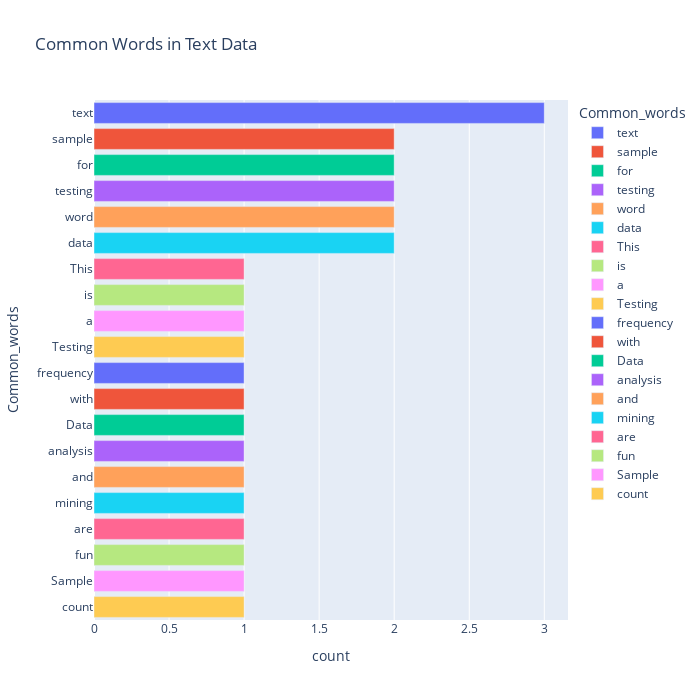

The notebook cell saved with this chart:
### Code cell
df1['temp_list'] = df1['Clean_Text'].apply(lambda x: str(x).split())
top_words = Counter([item for sublist in df1['temp_list'] for item in sublist])
top_words_df = pd.DataFrame(top_words.most_common(20), columns=['Common_words', 'count'])

fig = px.bar(top_words_df,
            x="count",
            y="Common_words",
            title='Common Words in Text Data',
            orientation='h',
            width=700,
            height=700,
            color='Common_words')

fig.show()

### Figure 1 — Plotly figure (JSON) as saved in the notebook; plotly's stock layout.template omitted (floating-point values rounded to 4 significant figures)
{"data": [{"hovertemplate": "Common_words=%{y}<br>count=%{x}<extra></extra>", "legendgroup": "text", "marker": {"color": "#636efa", "pattern": {"shape": ""}}, "name": "text", "orientation": "h", "showlegend": true, "textposition": "auto", "type": "bar", "x": [3], "xaxis": "x", "y": ["text"], "yaxis": "y"}, {"hovertemplate": "Common_words=%{y}<br>count=%{x}<extra></extra>", "legendgroup": "sample", "marker": {"color": "#EF553B", "pattern": {"shape": ""}}, "name": "sample", "orientation": "h", "showlegend": true, "textposition": "auto", "type": "bar", "x": [2], "xaxis": "x", "y": ["sample"], "yaxis": "y"}, {"hovertemplate": "Common_words=%{y}<br>count=%{x}<extra></extra>", "legendgroup": "for", "marker": {"color": "#00cc96", "pattern": {"shape": ""}}, "name": "for", "orientation": "h", "showlegend": true, "textposition": "auto", "type": "bar", "x": [2], "xaxis": "x", "y": ["for"], "yaxis": "y"}, {"hovertemplate": "Common_words=%{y}<br>count=%{x}<extra></extra>", "legendgroup": "testing", "marker": {"color": "#ab63fa", "pattern": {"shape": ""}}, "name": "testing", "orientation": "h", "showlegend": true, "textposition": "auto", "type": "bar", "x": [2], "xaxis": "x", "y": ["testing"], "yaxis": "y"}, {"hovertemplate": "Common_words=%{y}<br>count=%{x}<extra></extra>", "legendgroup": "word", "marker": {"color": "#FFA15A", "pattern": {"shape": ""}}, "name": "word", "orientation": "h", "showlegend": true, "textposition": "auto", "type": "bar", "x": [2], "xaxis": "x", "y": ["word"], "yaxis": "y"}, {"hovertemplate": "Common_words=%{y}<br>count=%{x}<extra></extra>", "legendgroup": "data", "marker": {"color": "#19d3f3", "pattern": {"shape": ""}}, "name": "data", "orientation": "h", "showlegend": true, "textposition": "auto", "type": "bar", "x": [2], "xaxis": "x", "y": ["data"], "yaxis": "y"}, {"hovertemplate": "Common_words=%{y}<br>count=%{x}<extra></extra>", "legendgroup": "This", "marker": {"color": "#FF6692", "pattern": {"shape": ""}}, "name": "This", "orientation": "h", "showlegend": true, "textposition": "auto", "type": "bar", "x": [1], "xaxis": "x", "y": ["This"], "yaxis": "y"}, {"hovertemplate": "Common_words=%{y}<br>count=%{x}<extra></extra>", "legendgroup": "is", "marker": {"color": "#B6E880", "pattern": {"shape": ""}}, "name": "is", "orientation": "h", "showlegend": true, "textposition": "auto", "type": "bar", "x": [1], "xaxis": "x", "y": ["is"], "yaxis": "y"}, {"hovertemplate": "Common_words=%{y}<br>count=%{x}<extra></extra>", "legendgroup": "a", "marker": {"color": "#FF97FF", "pattern": {"shape": ""}}, "name": "a", "orientation": "h", "showlegend": true, "textposition": "auto", "type": "bar", "x": [1], "xaxis": "x", "y": ["a"], "yaxis": "y"}, {"hovertemplate": "Common_words=%{y}<br>count=%{x}<extra></extra>", "legendgroup": "Testing", "marker": {"color": "#FECB52", "pattern": {"shape": ""}}, "name": "Testing", "orientation": "h", "showlegend": true, "textposition": "auto", "type": "bar", "x": [1], "xaxis": "x", "y": ["Testing"], "yaxis": "y"}, {"hovertemplate": "Common_words=%{y}<br>count=%{x}<extra></extra>", "legendgroup": "frequency", "marker": {"color": "#636efa", "pattern": {"shape": ""}}, "name": "frequency", "orientation": "h", "showlegend": true, "textposition": "auto", "type": "bar", "x": [1], "xaxis": "x", "y": ["frequency"], "yaxis": "y"}, {"hovertemplate": "Common_words=%{y}<br>count=%{x}<extra></extra>", "legendgroup": "with", "marker": {"color": "#EF553B", "pattern": {"shape": ""}}, "name": "with", "orientation": "h", "showlegend": true, "textposition": "auto", "type": "bar", "x": [1], "xaxis": "x", "y": ["with"], "yaxis": "y"}, {"hovertemplate": "Common_words=%{y}<br>count=%{x}<extra></extra>", "legendgroup": "Data", "marker": {"color": "#00cc96", "pattern": {"shape": ""}}, "name": "Data", "orientation": "h", "showlegend": true, "textposition": "auto", "type": "bar", "x": [1], "xaxis": "x", "y": ["Data"], "yaxis": "y"}, {"hovertemplate": "Common_words=%{y}<br>count=%{x}<extra></extra>", "legendgroup": "analysis", "marker": {"color": "#ab63fa", "pattern": {"shape": ""}}, "name": "analysis", "orientation": "h", "showlegend": true, "textposition": "auto", "type": "bar", "x": [1], "xaxis": "x", "y": ["analysis"], "yaxis": "y"}, {"hovertemplate": "Common_words=%{y}<br>count=%{x}<extra></extra>", "legendgroup": "and", "marker": {"color": "#FFA15A", "pattern": {"shape": ""}}, "name": "and", "orientation": "h", "showlegend": true, "textposition": "auto", "type": "bar", "x": [1], "xaxis": "x", "y": ["and"], "yaxis": "y"}, {"hovertemplate": "Common_words=%{y}<br>count=%{x}<extra></extra>", "legendgroup": "mining", "marker": {"color": "#19d3f3", "pattern": {"shape": ""}}, "name": "mining", "orientation": "h", "showlegend": true, "textposition": "auto", "type": "bar", "x": [1], "xaxis": "x", "y": ["mining"], "yaxis": "y"}, {"hovertemplate": "Common_words=%{y}<br>count=%{x}<extra></extra>", "legendgroup": "are", "marker": {"color": "#FF6692", "pattern": {"shape": ""}}, "name": "are", "orientation": "h", "showlegend": true, "textposition": "auto", "type": "bar", "x": [1], "xaxis": "x", "y": ["are"], "yaxis": "y"}, {"hovertemplate": "Common_words=%{y}<br>count=%{x}<extra></extra>", "legendgroup": "fun", "marker": {"color": "#B6E880", "pattern": {"shape": ""}}, "name": "fun", "orientation": "h", "showlegend": true, "textposition": "auto", "type": "bar", "x": [1], "xaxis": "x", "y": ["fun"], "yaxis": "y"}, {"hovertemplate": "Common_words=%{y}<br>count=%{x}<extra></extra>", "legendgroup": "Sample", "marker": {"color": "#FF97FF", "pattern": {"shape": ""}}, "name": "Sample", "orientation": "h", "showlegend": true, "textposition": "auto", "type": "bar", "x": [1], "xaxis": "x", "y": ["Sample"], "yaxis": "y"}, {"hovertemplate": "Common_words=%{y}<br>count=%{x}<extra></extra>", "legendgroup": "count", "marker": {"color": "#FECB52", "pattern": {"shape": ""}}, "name": "count", "orientation": "h", "showlegend": true, "textposition": "auto", "type": "bar", "x": [1], "xaxis": "x", "y": ["count"], "yaxis": "y"}], "layout": {"barmode": "relative", "height": 700, "legend": {"title": {"text": "Common_words"}, "tracegroupgap": 0}, "title": {"text": "Common Words in Text Data"}, "width": 700, "xaxis": {"anchor": "y", "domain": [0, 1], "title": {"text": "count"}}, "yaxis": {"anchor": "x", "categoryarray": ["count", "Sample", "fun", "are", "mining", "and", "analysis", "Data", "with", "frequency", "Testing", "a", "is", "This", "data", "word", "testing", "for", "sample", "text"], "categoryorder": "array", "domain": [0, 1], "title": {"text": "Common_words"}}}}
